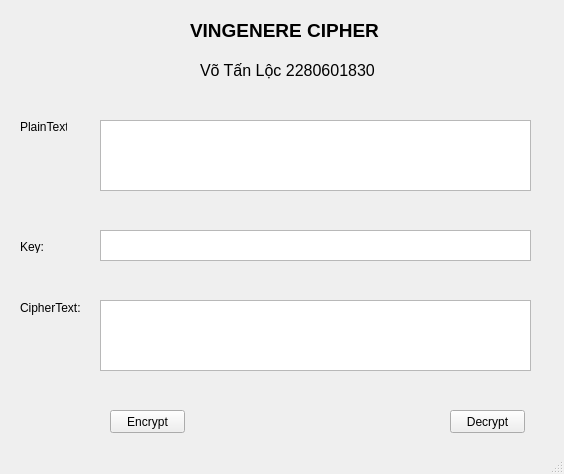
<?xml version="1.0" encoding="UTF-8"?>
<ui version="4.0">
 <class>MainWindow</class>
 <widget class="QMainWindow" name="MainWindow">
  <property name="geometry">
   <rect>
    <x>0</x>
    <y>0</y>
    <width>564</width>
    <height>474</height>
   </rect>
  </property>
  <property name="windowTitle">
   <string>MainWindow</string>
  </property>
  <widget class="QWidget" name="centralwidget">
   <widget class="QPushButton" name="btn_encrypt">
    <property name="geometry">
     <rect>
      <x>110</x>
      <y>410</y>
      <width>75</width>
      <height>23</height>
     </rect>
    </property>
    <property name="text">
     <string>Encrypt</string>
    </property>
   </widget>
   <widget class="QTextEdit" name="txt_cipher_text">
    <property name="geometry">
     <rect>
      <x>100</x>
      <y>300</y>
      <width>431</width>
      <height>71</height>
     </rect>
    </property>
   </widget>
   <widget class="QLabel" name="label">
    <property name="geometry">
     <rect>
      <x>190</x>
      <y>20</y>
      <width>201</width>
      <height>20</height>
     </rect>
    </property>
    <property name="font">
     <font>
      <pointsize>14</pointsize>
      <weight>75</weight>
      <bold>true</bold>
     </font>
    </property>
    <property name="text">
     <string>VINGENERE CIPHER</string>
    </property>
   </widget>
   <widget class="QTextEdit" name="txt_key">
    <property name="geometry">
     <rect>
      <x>100</x>
      <y>230</y>
      <width>431</width>
      <height>31</height>
     </rect>
    </property>
   </widget>
   <widget class="QLabel" name="label_5">
    <property name="geometry">
     <rect>
      <x>20</x>
      <y>300</y>
      <width>61</width>
      <height>16</height>
     </rect>
    </property>
    <property name="text">
     <string>CipherText:</string>
    </property>
   </widget>
   <widget class="QLabel" name="label_2">
    <property name="geometry">
     <rect>
      <x>200</x>
      <y>60</y>
      <width>181</width>
      <height>20</height>
     </rect>
    </property>
    <property name="font">
     <font>
      <pointsize>12</pointsize>
     </font>
    </property>
    <property name="text">
     <string>Võ Tấn Lộc 2280601830</string>
    </property>
   </widget>
   <widget class="QLabel" name="label_3">
    <property name="geometry">
     <rect>
      <x>20</x>
      <y>120</y>
      <width>47</width>
      <height>13</height>
     </rect>
    </property>
    <property name="text">
     <string>PlainText:</string>
    </property>
   </widget>
   <widget class="QLabel" name="label_4">
    <property name="geometry">
     <rect>
      <x>20</x>
      <y>240</y>
      <width>47</width>
      <height>13</height>
     </rect>
    </property>
    <property name="text">
     <string>Key:</string>
    </property>
   </widget>
   <widget class="QPushButton" name="btn_decrypt">
    <property name="geometry">
     <rect>
      <x>450</x>
      <y>410</y>
      <width>75</width>
      <height>23</height>
     </rect>
    </property>
    <property name="text">
     <string>Decrypt</string>
    </property>
   </widget>
   <widget class="QTextEdit" name="txt_plain_text">
    <property name="geometry">
     <rect>
      <x>100</x>
      <y>120</y>
      <width>431</width>
      <height>71</height>
     </rect>
    </property>
   </widget>
  </widget>
  <widget class="QMenuBar" name="menubar">
   <property name="geometry">
    <rect>
     <x>0</x>
     <y>0</y>
     <width>564</width>
     <height>21</height>
    </rect>
   </property>
  </widget>
  <widget class="QStatusBar" name="statusbar"/>
 </widget>
 <resources/>
 <connections/>
</ui>
